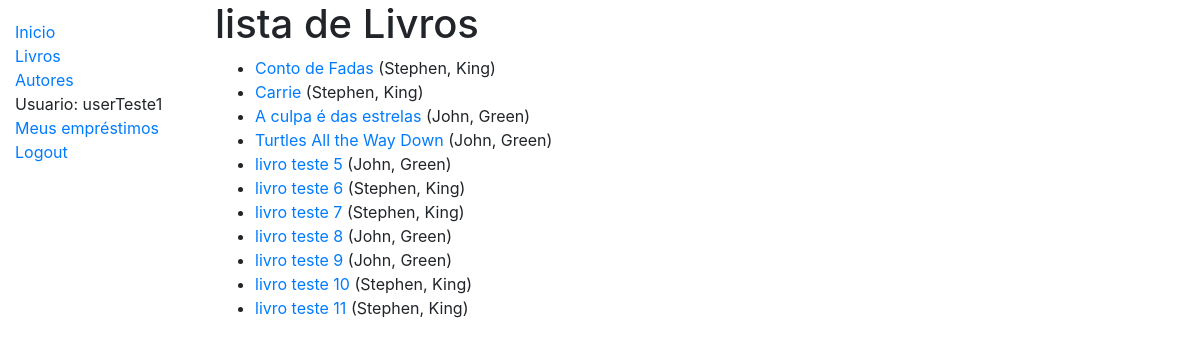
The page /catalogos/livros/ (signed in) on the database as committed earlier.
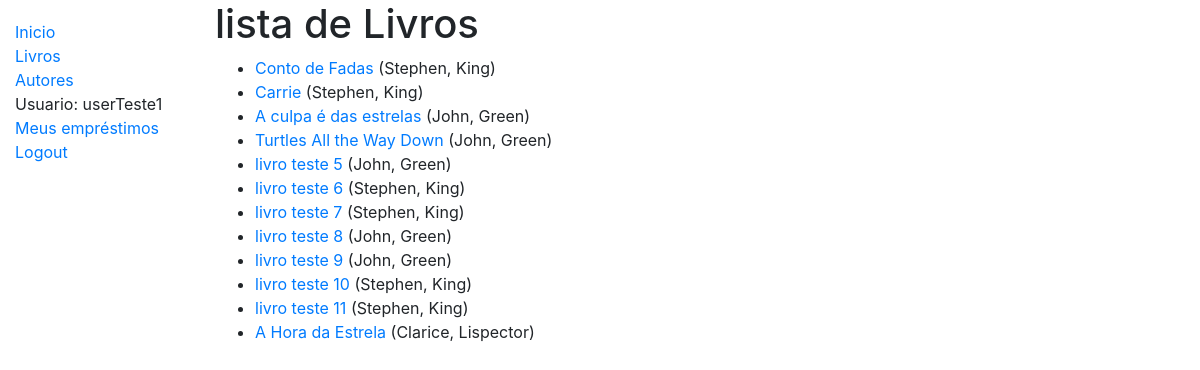
The same page on the database as committed later.
### catalogos/models.py (models this page shows, shortened)
class Livro(models.Model):
    titulo = models.CharField(max_length=200, verbose_name="Titulo do livro"    )
    autor = models.ForeignKey('Autor', on_delete=models.SET_NULL, null=True)
    sumario = models.TextField(max_length=1000, help_text='digite uma breve descrição do livro')
    isbn = models.CharField('ISBN', max_length=13, help_text='13 caracteres <a href="https://www.isbn-international.org/content/what-isbn">ISBN number</a>')
    genero = models.ManyToManyField(Genero, help_text='selecione o(s) genero(s) do livro')
    idioma = models.ForeignKey('Idioma', on_delete=models.SET_NULL, null=True)
    def get_absolute_url(self):
        return reverse('livro-detalhe', args=[str(self.id)])
    def display_genero(self):
        return ', '.join(genero.nome for genero in self.genero.all()[:3])
    display_genero.short_description = 'Genero'

class Autor(models.Model):
    nome = models.CharField(max_length=100)
    sobrenome = models.CharField(max_length=100)
    dataNascimento = models.DateField(null=True, blank=True)
    dataMorte = models.DateField('morte', null=True, blank=True)
    class Meta:
        ordering = ['nome', 'sobrenome']
    def __str__(self):
        return f'{self.nome}, {self.sobrenome}'

### catalogos/views.py (the view)
# urls.py: path('livros/', views.LivroListView.as_view(), name='livros'),
class LivroListView(LoginRequiredMixin, generic.ListView):
    model = Livro
    context_object_name = 'livrosLista'
    queryset = Livro.objects.all()
    template_name = 'catalogos/livrosLista.html'
    paginate_by = 20

### catalogos/templates/catalogos/livrosLista.html
{% extends "base.html" %}
{% block content %}
  <h1>lista de Livros</h1>
  {% if livrosLista %}
  <ul>
    {% for livro in livrosLista %}
      <li>
        <a href="{{ livro.get_absolute_url }}">{{ livro.titulo }}</a> ({{livro.autor}})
      </li>
    {% endfor %}
  </ul>
  {% else %}
    <p>Não há livros na biblioteca.</p>
  {% endif %}
{% endblock %}

Rows that differ between the two databases and show on the page:
added Livro: titulo "A Hora da Estrela", autor "Clarice, Lispector"
